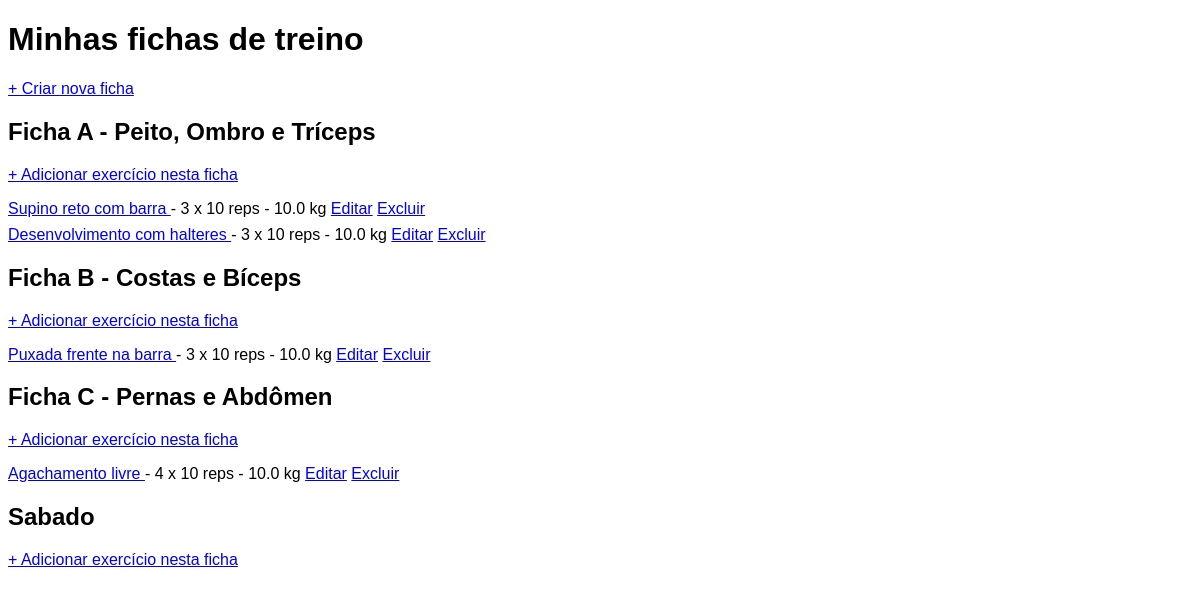
Page /treino/fichas/ (signed in) on the earlier database version.
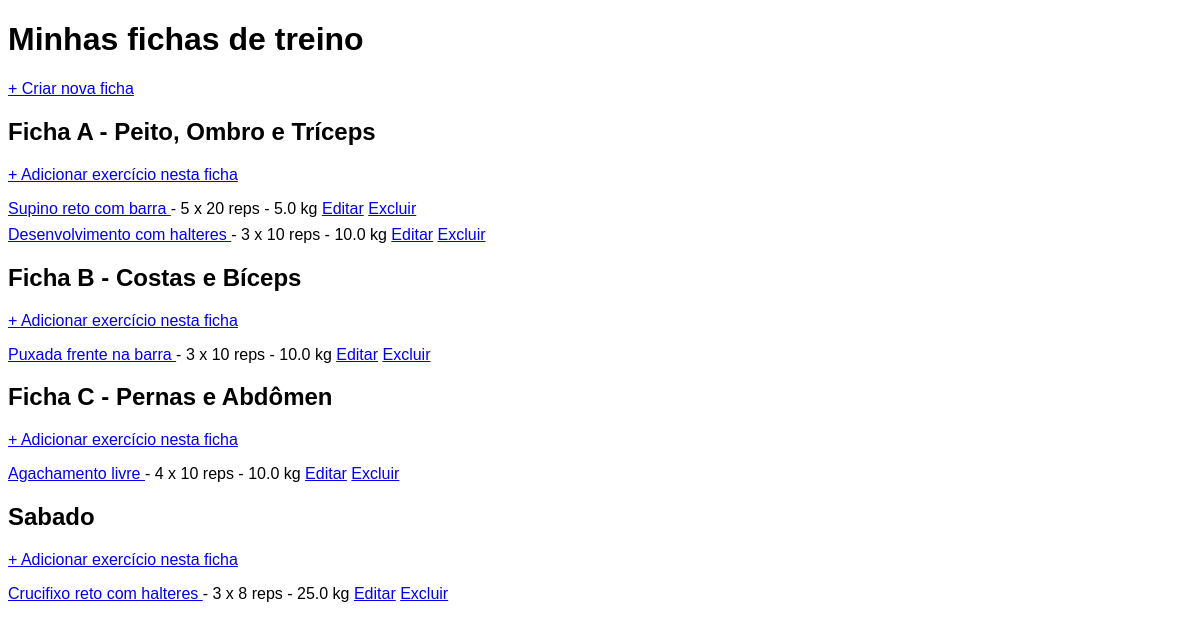
Same page on the later database version.
### treino_app/models.py (models this page shows, shortened)
class FichaTreino(models.Model):
    usuario = models.ForeignKey(User, on_delete=models.CASCADE)
    nome = models.CharField(max_length=200)

class ItemFicha(models.Model):
    ficha = models.ForeignKey(FichaTreino, related_name="itens", on_delete=models.CASCADE)
    exercicio = models.ForeignKey(Exercicio, on_delete=models.CASCADE)
    series = models.PositiveIntegerField()
    repeticoes = models.PositiveIntegerField()
    peso = models.FloatField()

class Exercicio(models.Model):
    nome = models.CharField(max_length=200)
    gif_url = models.URLField(blank=True)

### treino_app/views.py (the view)
# urls.py: path('fichas/', views.fichas_list, name='fichas_list'),
@login_required
def fichas_list(request):
    fichas = FichaTreino.objects.filter(
        usuario=request.user
    ).prefetch_related('itens__exercicio')
    return render(request, 'treino/fichas_list.html', {'fichas': fichas})

### treino_app/templates/treino/fichas_list.html (shortened to what this page needs)
<!DOCTYPE html>
<html lang="pt-br">
<head>
</head>
<body>
<h1>Minhas fichas de treino</h1>
<p>
    <a href="{% url 'criar_ficha' %}">+ Criar nova ficha</a>
</p>
{% for ficha in fichas %}
  <h2>{{ ficha.nome }}</h2>
  <p>
    <a href="{% url 'adicionar_item_ficha' ficha.id %}">
      + Adicionar exercício nesta ficha
    </a>
  </p>
  <ul>
    {% for item in ficha.itens.all %}
      <li>
        {% if item.exercicio.gif_url %}
          <a href="#"
             onclick="openGifModal('{{ item.exercicio.gif_url }}', '{{ item.exercicio.nome }}'); return false;">
            {{ item.exercicio.nome }}
          </a>
        {% else %}
          {{ item.exercicio.nome }}
        {% endif %}
        - {{ item.series }} x {{ item.repeticoes }} reps - {{ item.peso }} kg
        <a href="{% url 'editar_item_ficha' item.id %}">Editar</a>
        <a href="{% url 'excluir_item_ficha' item.id %}">Excluir</a>
      </li>
    {% endfor %}
  </ul>
{% empty %}
  <p>Nenhuma ficha cadastrada.</p>
{% endfor %}

### treino_app/templates/treino/fichas_list.html (style rules this page uses)
body { font-family: Arial, sans-serif; }
ul { list-style: none; padding-left: 0; }
li { margin-bottom: 8px; }

Differences in the rows shown:
changed ItemFicha "Supino reto com barra": series "3" → "5"; repeticoes "10" → "20"; peso "10.0" → "5.0"
added ItemFicha: exercicio.nome "Crucifixo reto com halteres", series "3", repeticoes "8", peso "25.0", shown under FichaTreino "Sabado"
